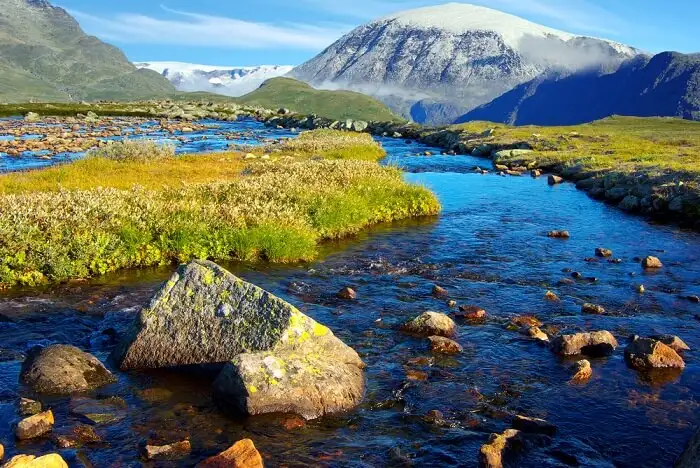
#> input picture python/opencvprogs/assigns/final/ref.jpg, 700 x 468 px
$ python assign5.py   (older library calls are emulated)
#> lines starting #> are read from the running program, lines starting #| are printed output that depends on the picture
import cv2
import numpy as np

image = cv2.imread("ref.jpg",cv2.IMREAD_GRAYSCALE)
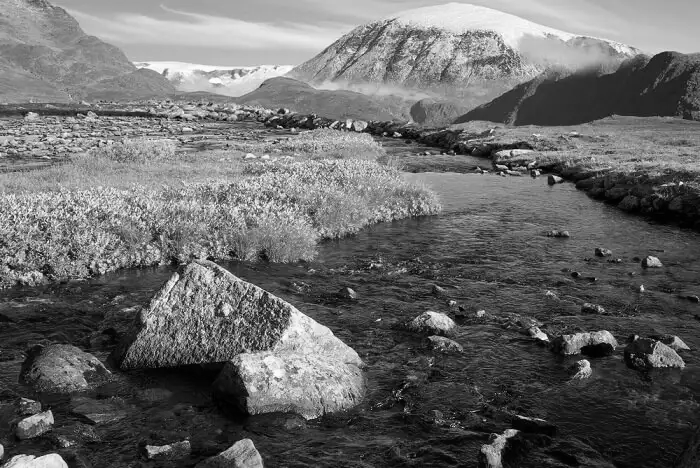
#> image: shape (468, 700); min 0, max 255, mean 104.7

bits = image.itemsize * 8
#> bits = 8
levels = 2 ** bits
#> levels = 256

print(f"No of bits = {bits}, No of levels = {levels}")
#| No of bits = 8, No of levels = 256

#image negative
negative_image = levels - 1 - image
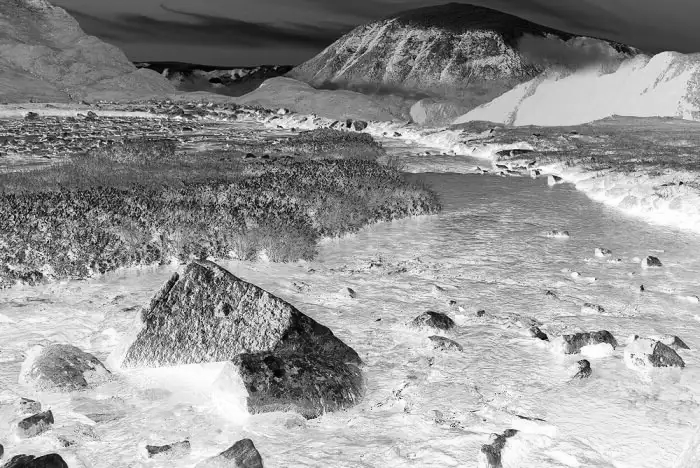
#> negative_image: shape (468, 700); min 0, max 255, mean 150.3

#log transformation
c = 55
logt = c * np.log1p(1.0+image)
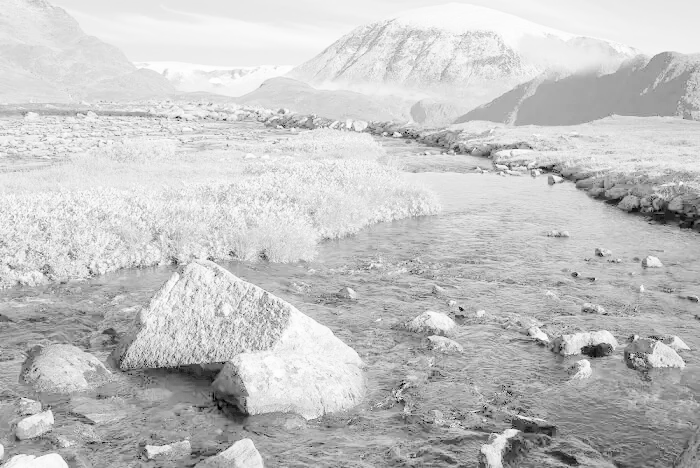
#> logt: shape (468, 700) float64; min 38.12, max 305.2, mean 243.7; drawn with min black and max white
logt = cv2.normalize(logt, None, 0, 255, cv2.NORM_MINMAX, cv2.CV_8U)

#gamma transformation
c = 1
gamma = 1.8
gt = c * np.power(image.astype(float)/255.0,gamma)
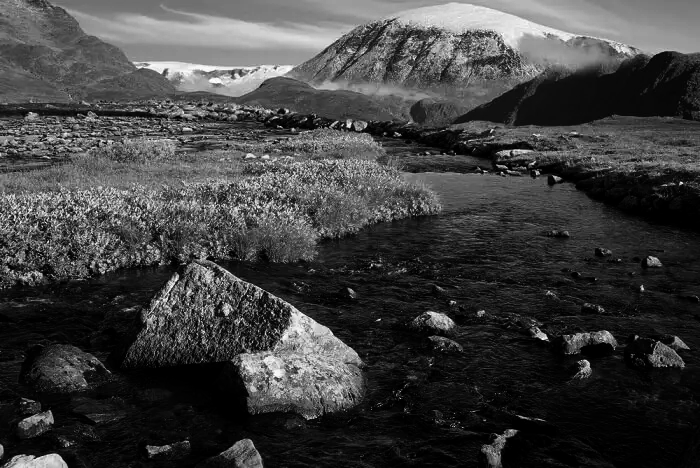
#> gt: shape (468, 700) float64; min 0, max 1, mean 0.253

#contrast stretching (Piecewise Linear Transformation)
minval = np.min(image)
#> minval = 0
maxval = np.max(image)
#> maxval = 255
stretched = (image-minval) * (255.0/(maxval-minval))
stretched = np.uint8(stretched)
cv2.imshow("Original",image)
cv2.imshow("Negative",negative_image)
cv2.imshow("Log Transformation",logt)
cv2.imshow("Gamma Transformation",gt)
cv2.imshow("Contrast Stretching",stretched);
cv2.waitKey(0)
cv2.destroyAllWindows()

$ run again, with python/opencvprogs/assigns/final/sun.jpg copied over python/opencvprogs/assigns/final/ref.jpg
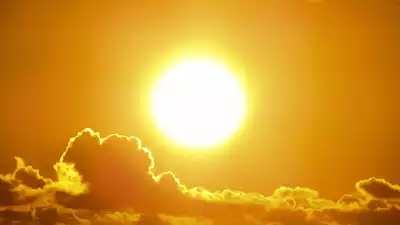
#> input picture python/opencvprogs/assigns/final/sun.jpg, 400 x 225 px
#> bits = 8
#> levels = 256
#| No of bits = 8, No of levels = 256
#> `gt = c * np.power(image.astype(float)/255.0,gamma)`:
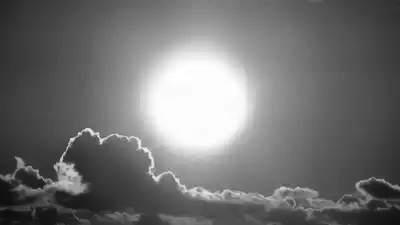
#> gt: shape (225, 400) float64; min 0.0572, max 1, mean 0.445
#> minval = 52
#> maxval = 255
#> `stretched = (image-minval) * (255.0/(maxval-minval))`:
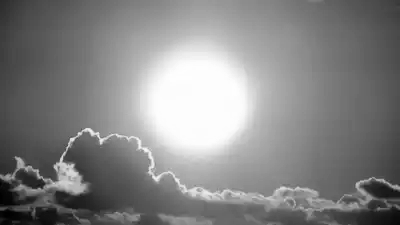
#> stretched: shape (225, 400) float64; min 0, max 255, mean 132.7
